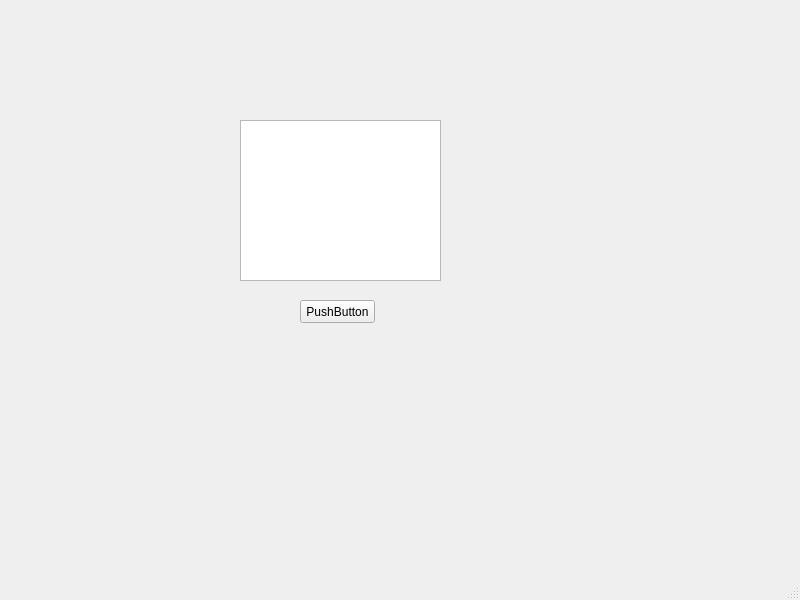
<?xml version="1.0" encoding="UTF-8"?>
<ui version="4.0">
 <class>MainWindow</class>
 <widget class="QMainWindow" name="MainWindow">
  <property name="geometry">
   <rect>
    <x>0</x>
    <y>0</y>
    <width>800</width>
    <height>600</height>
   </rect>
  </property>
  <property name="windowTitle">
   <string>MainWindow</string>
  </property>
  <widget class="QWidget" name="centralwidget">
   <widget class="QPushButton" name="pushButton">
    <property name="geometry">
     <rect>
      <x>300</x>
      <y>300</y>
      <width>75</width>
      <height>23</height>
     </rect>
    </property>
    <property name="text">
     <string>PushButton</string>
    </property>
   </widget>
   <widget class="QTextEdit" name="textEdit">
    <property name="geometry">
     <rect>
      <x>240</x>
      <y>120</y>
      <width>201</width>
      <height>161</height>
     </rect>
    </property>
   </widget>
  </widget>
  <widget class="QMenuBar" name="menubar">
   <property name="geometry">
    <rect>
     <x>0</x>
     <y>0</y>
     <width>800</width>
     <height>21</height>
    </rect>
   </property>
  </widget>
  <widget class="QStatusBar" name="statusbar"/>
 </widget>
 <resources/>
 <connections/>
</ui>
